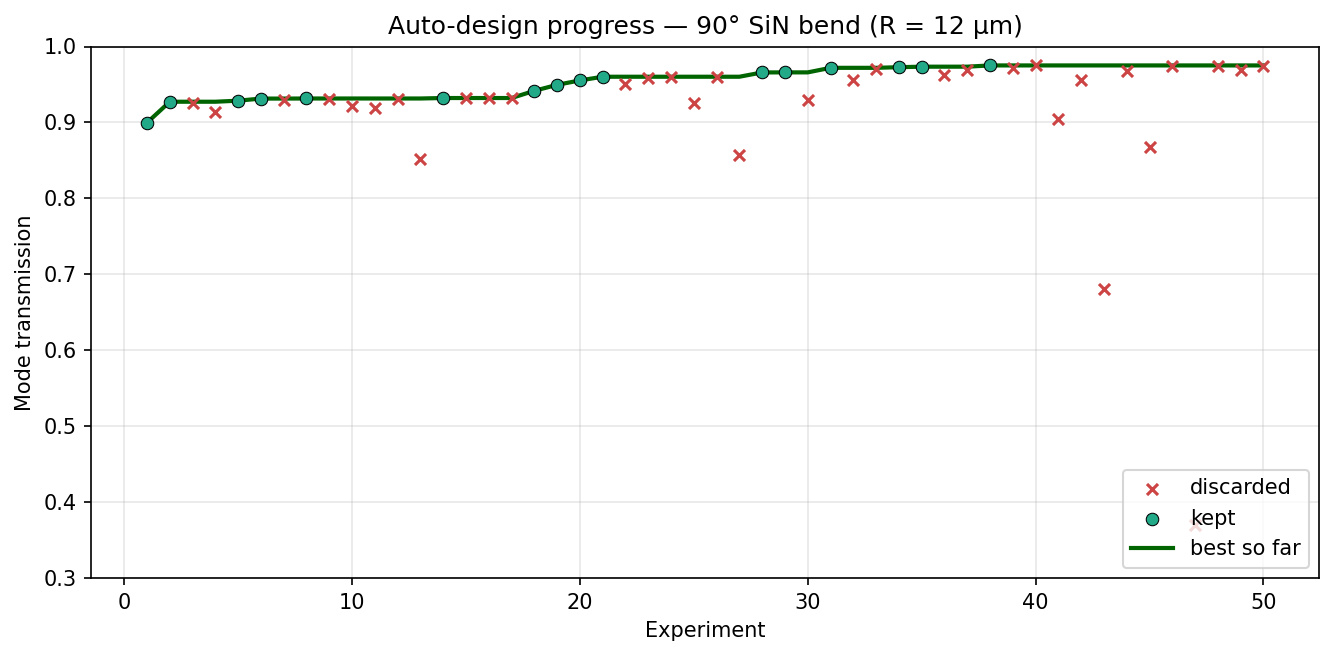

This figure's Python source:
"""Plot experiment progress: metric vs experiment with best-so-far overlay."""
from pathlib import Path

import matplotlib
matplotlib.use("Agg")
import matplotlib.pyplot as plt
import numpy as np

here = Path(__file__).resolve().parent
tsv = here / "results.tsv"

exps, metrics, statuses = [], [], []
for line in tsv.read_text().splitlines()[1:]:
    if not line.strip():
        continue
    parts = line.split("\t")
    exps.append(int(parts[0]))
    metrics.append(float(parts[1]))
    statuses.append(parts[3])
exps = np.array(exps)
metrics = np.array(metrics)
statuses = np.array(statuses)

running_best = np.maximum.accumulate(metrics)

fig, ax = plt.subplots(figsize=(9, 4.5))
kept = statuses == "KEPT"
ax.scatter(exps[~kept], metrics[~kept], s=28, c="#c44",
           marker="x", label="discarded", zorder=3)
ax.scatter(exps[kept], metrics[kept], s=36, c="#2a8",
           marker="o", edgecolors="k", linewidths=0.5,
           label="kept", zorder=4)
ax.plot(exps, running_best, "-", color="darkgreen", linewidth=2,
        label="best so far", zorder=2)

ax.set_xlabel("Experiment")
ax.set_ylabel("Mode transmission")
ax.set_title("Auto-design progress — 90° SiN bend (R = 12 µm)")
ax.set_ylim(0.3, 1.0)
ax.grid(True, alpha=0.3)
ax.legend(loc="lower right")
fig.tight_layout()

out = here / "progress.png"
plt.savefig(out, dpi=150, bbox_inches="tight")
print(f"Saved {out}")
